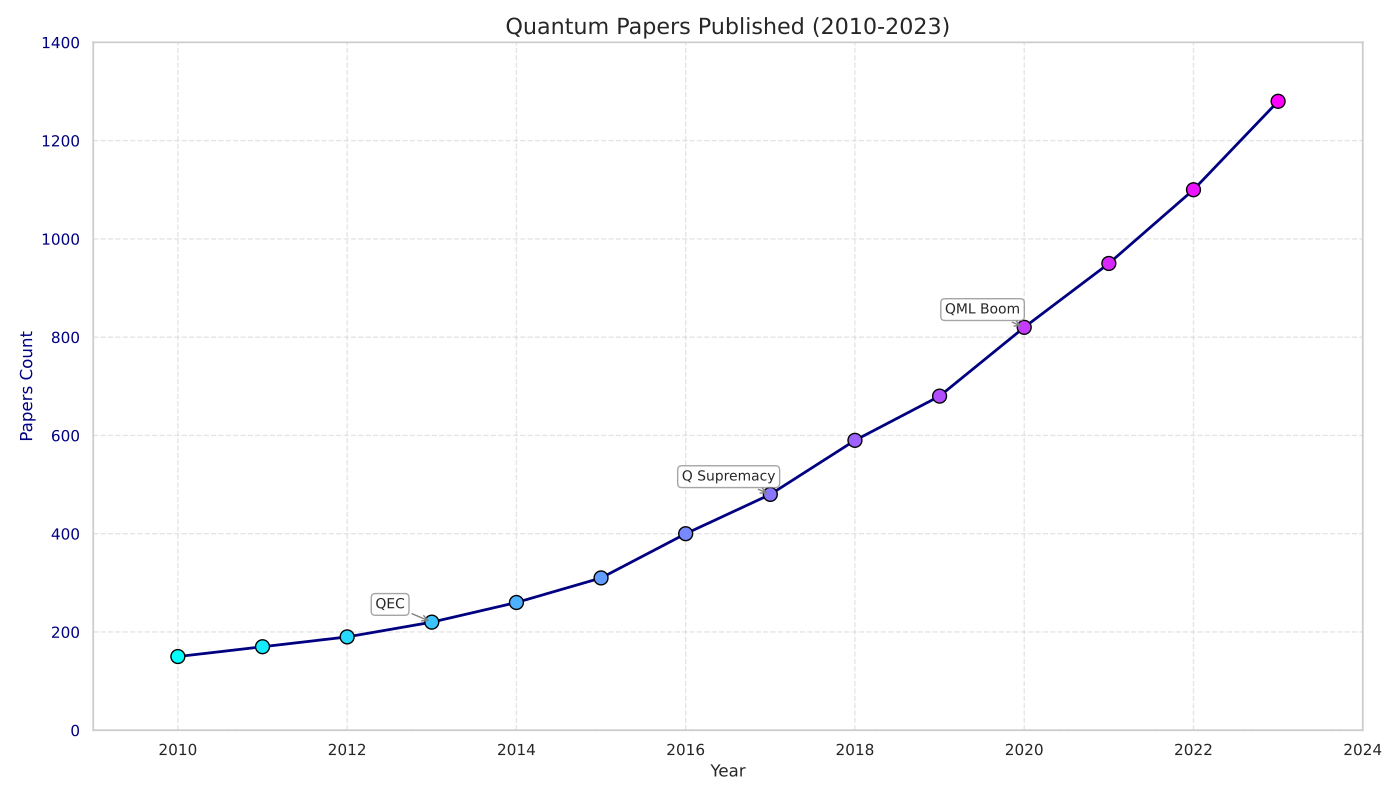

Write Python code to recreate this figure.
import matplotlib.pyplot as plt
import numpy as np
from matplotlib.ticker import MaxNLocator
from matplotlib.colors import ListedColormap

years = np.arange(2010, 2024)
papers_published = np.array([150, 170, 190, 220, 260, 310, 400, 480, 590, 680, 820, 950, 1100, 1280])

annotations = {
    2013: "QEC",
    2017: "Q Supremacy",
    2020: "QML Boom"
}

fig, ax1 = plt.subplots(figsize=(14, 8))

# Shuffled colors
colors = ListedColormap(['aqua', 'deepskyblue', 'dodgerblue', 'blue', 'navy']).colors
norm = plt.Normalize(years.min(), years.max())
ax1.scatter(years, papers_published, c=years, cmap='cool', edgecolor='black', s=100, zorder=3)
ax1.plot(years, papers_published, linestyle='-', color='navy', linewidth=2, zorder=2)

for year, label in annotations.items():
    ax1.annotate(label, 
                 (year, papers_published[year-2010]), 
                 textcoords="offset points", 
                 xytext=(-30,10), 
                 ha='center',
                 fontsize=10, 
                 bbox=dict(boxstyle="round,pad=0.3", edgecolor='gray', facecolor='white', alpha=0.7),
                 arrowprops=dict(arrowstyle='->', connectionstyle="arc3", color='gray'))

ax1.set_title("Quantum Papers Published (2010-2023)", fontsize=16)
ax1.set_xlabel("Year", fontsize=12)
ax1.set_ylabel("Papers Count", fontsize=12, color='navy')
ax1.tick_params(axis='y', labelcolor='navy')

ax1.grid(True, linestyle='--', alpha=0.5)
ax1.set_ylim(0, 1400)
ax1.set_xlim(years.min() - 1, years.max() + 1)
ax1.xaxis.set_major_locator(MaxNLocator(integer=True))

plt.tight_layout()
plt.show()
